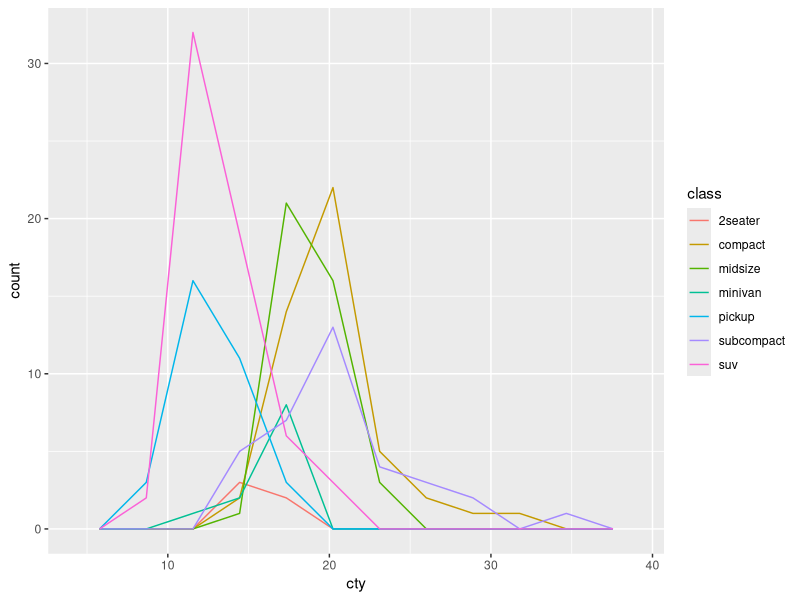
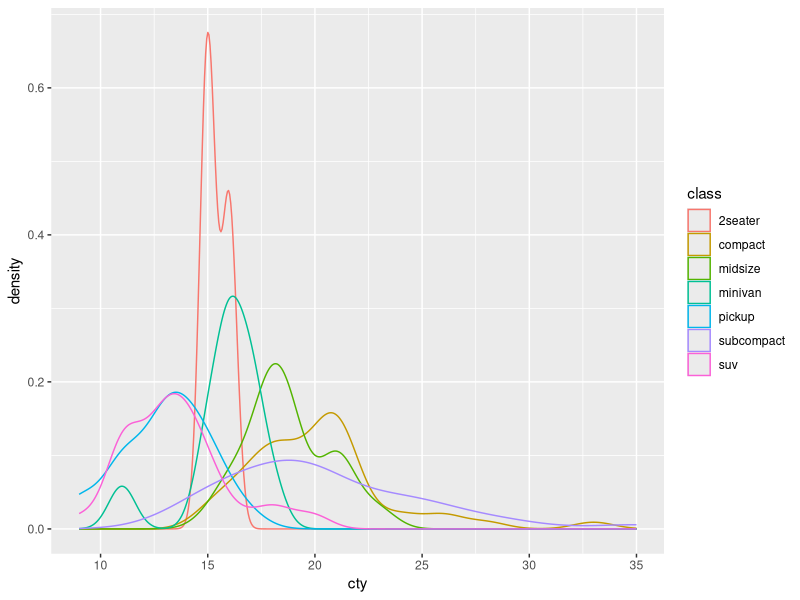
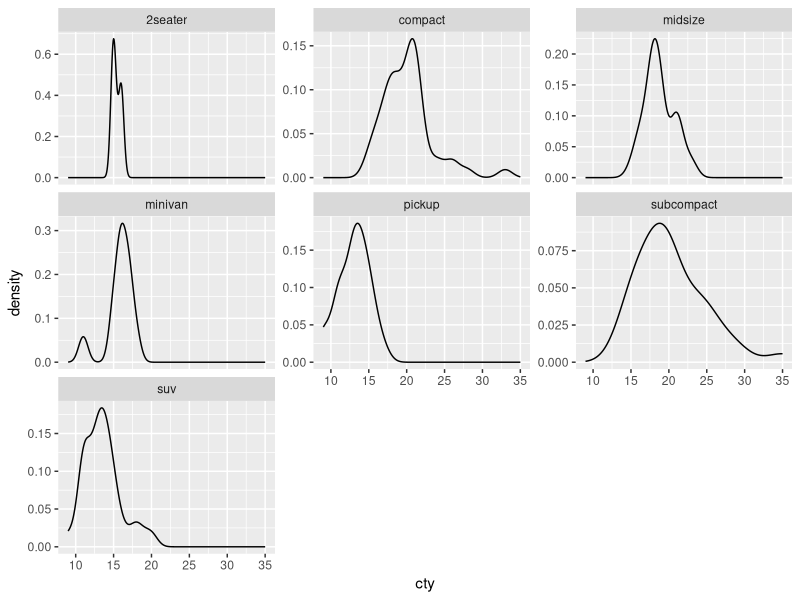
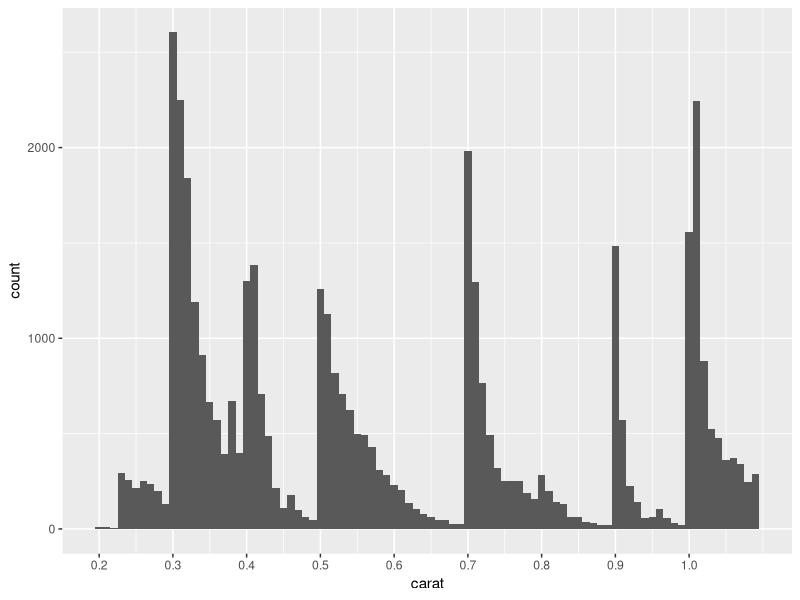

Reproduce these figures in R, in order.
## ---- chunk 1
# knitr options
knitr::opts_chunk$set(echo = TRUE)
## ---- chunk 2
library(tidyverse)

## ---- chunk 3
## NOTE: No need to modify
mpg %>%
  ggplot(aes(cty, color = class)) +
  geom_freqpoly(bins = 10)
## ---- chunk 4
## NOTE: No need to modify
mpg %>%
  ggplot(aes(cty, color = class)) +
  geom_density()
## ---- chunk 5
mpg %>%
  ggplot(aes(cty)) +
  geom_density() +
  facet_wrap(~class, scales = "free_y")
## ---- chunk 6
## TODO: Run this chunk; play with differnet bin widths
diamonds %>%
  filter(carat < 1.1) %>%

  ggplot(aes(carat)) +
  geom_histogram(binwidth = 0.01, boundary = 0.005) +
  scale_x_continuous(
    breaks = seq(0, 1, by = 0.1)

  )
